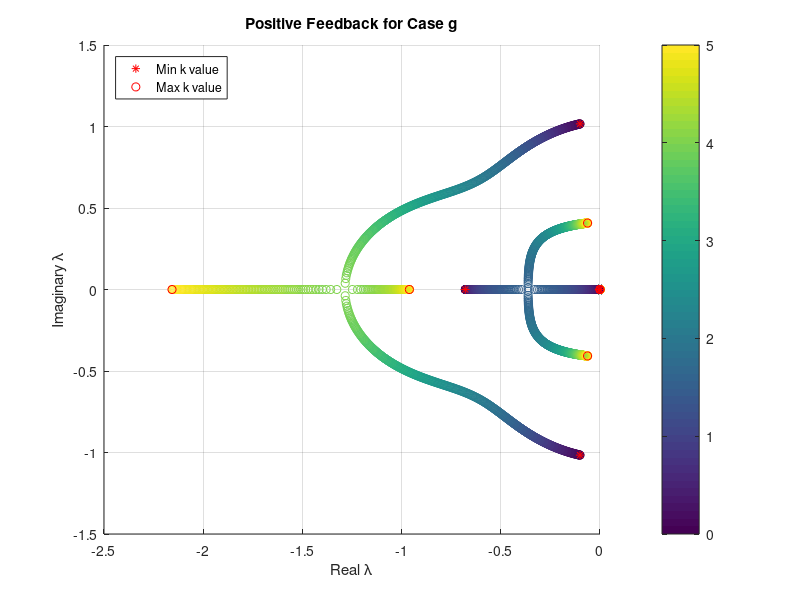

Reproduce this figure in MATLAB. (Note: this script raises an error after producing the figure.)
%% ASEN 3128 - Assignment 12 - Main
% Lateral Dimensional Derivatives / B747-100 dynamics
%
%   Author: Margaux McFarland
%   Collaborators: 
%   Date: 12/11/19

clc;
clear;
close all;

%B-747 givens (Case II)
W = 2831737.87; %N, weight
g = 9.81; %N, gravity
m = W/g; %kg, mass
rho = 0.6530; %air density, kg/m^3
u0 = 157.886; %V=u in stability frame, airspeed, m/s
S = 510; %planform area, m^2
b = 59.6433; %span, m
theta0 = 0; %radians
zeta = deg2rad(-6.8); %radians
%moment of inertias
Ix = 2.4676e7; %kg*m^2
Iy = 4.4878e7;
Iz = 6.7384e7;
Izx = 1.3151e6;

%coefficients from table 6.7
Cyb = -0.8771;
Cyp = 0;
Cyr = 0;
Clb = -0.2797;
Clp = -0.3295;
Clr = 0.304;
Cnb = 0.1946;
Cnp = -0.04073;
Cnr = -0.2737;

%dimensionalize stability derivates using table 4.5
Yv = (1/2)*rho*u0*S*Cyb;
Yp = (1/4)*rho*u0*b*S*Cyp;
Yr = (1/4)*rho*u0*b*S*Cyr;

Lv = (1/2)*rho*u0*S*b*Clb;
Lp = (1/4)*rho*u0*b^2*S*Clp;
Lr = (1/4)*rho*u0*b^2*S*Clr;

Nv = (1/2)*rho*u0*S*b*Cnb;
Np = (1/4)*rho*u0*b^2*S*Cnp;
Nr = (1/4)*rho*u0*b^2*S*Cnr;

mat = [Yv Lv Nv; Yp Lp Np; Yr Lr Nr];
%% Problem 2
%convert to stability frame
Yv_s = Yv;
Yp_s = Yp*cos(zeta);
Yr_s = Yr*cos(zeta) + Yp*sin(zeta);

Lv_s = Lv*cos(zeta) - Nv*sin(zeta);
Lp_s = Lp*cos(zeta)^2 - (Lr + Np)*sin(zeta)*cos(zeta) + Nr*sin(zeta)^2;
Lr_s = Lr*cos(zeta)^2 - (Nr - Lp)*sin(zeta)*cos(zeta) - Np*sin(zeta)^2;

Nv_s = Nv*cos(zeta) + Lv*sin(zeta);
Np_s = Np*cos(zeta)^2 - (Nr - Lp)*sin(zeta)*cos(zeta) - Lr*sin(zeta)^2;
Nr_s = Nr*cos(zeta)^2 + (Lr + Np)*sin(zeta)*cos(zeta) + Lp*sin(zeta)^2;

mat2 = [Yv_s Lv_s Nv_s; Yp_s Lp_s Np_s; Yr_s Lr_s Nr_s];

Ix_s = Ix*cos(zeta)^2 + Iz*sin(zeta)^2 + Izx*sin(2*zeta);
Iz_s = Ix*sin(zeta)^2 + Iz*cos(zeta)^2 - Izx*sin(2*zeta);
Izx_s = -((1/2)*(Ix - Iz)*sin(2*zeta) + Izx*(sin(zeta)^2 - cos(zeta)^2));


%prime coefficients
Ix_prime = (Ix_s*Iz_s - Izx_s^2)/Iz_s;
Iz_prime = (Ix_s*Iz_s - Izx_s^2)/Ix_s;
Izx_prime = Izx_s/(Ix_s*Iz_s - Izx_s^2);

%calculate A matrix
A11 = Yv_s/m;
A12 = Yp_s/m;
A13 = (Yr_s/m)-u0;
A14 = g*cos(theta0);
A21 = (Lv_s/Ix_prime)+(Izx_prime*Nv_s);
A22 = (Lp_s/Ix_prime) + (Izx_prime*Np_s);
A23 = (Lr_s/Ix_prime) + (Izx_prime*Nr_s);
A24 = 0;
A31 = (Lv_s*Izx_prime) + (Nv_s/Iz_prime);
A32 = (Lp_s*Izx_prime) + (Np_s/Iz_prime);
A33 = (Lr_s*Izx_prime) + (Nr_s/Iz_prime);
A34 = 0;
A41 = 0;
A42 = 1;
A43 = tan(theta0);
A44 = 0;

%A matrix
A = [A11 A12 A13 A14;...
    A21 A22 A23 A24;...
    A31 A32 A33 A34;...
    A41 A42 A43 A44];

%non-dimennsional control derivatives (table 7.3)
Cy_dela = 0;
Cy_delr = 0.1146;
Cl_dela = -1.368e-2;
Cl_delr = 6.976e-3;
Cn_dela = -1.973e-4;
Cn_delr = -0.1257;

%dimensionalize the control derivatives
Y_dela = Cy_dela*(1/2)*rho*u0^2*S;
Y_delr = Cy_delr*(1/2)*rho*u0^2*S;
L_dela = Cl_dela*(1/2)*rho*u0^2*S*b;
L_delr = Cl_delr*(1/2)*rho*u0^2*S*b;
N_dela = Cn_dela*(1/2)*rho*u0^2*S*b;
N_delr = Cn_delr*(1/2)*rho*u0^2*S*b;

mat3 = [ Y_dela L_dela N_dela; Y_delr L_delr N_delr];

%B matrix 
B11 = Y_dela/m;
B12 = Y_delr/m;
B21 = L_dela/Ix_prime + (Izx_prime*N_dela);
B22 = (L_delr/Ix_prime) + (Izx_prime*N_delr);
B31 = Izx_prime*L_dela + (N_dela/Iz_prime);
B32 = (Izx_prime*L_delr) + (N_delr/Iz_prime);
B41 = 0;
B42 = 0;

B = [B11 B12; B21 B22; B31 B32; B41 B42];

%augemented matrix
A_lat_aug = [A [0 0; 0 0; 0 0; 0 0]; [0 0 sec(theta0) 0 0 0; 1 0 0 0 u0*cos(theta0) 0]];
B_lat_aug = [B; 0 0; 0 0]; 

%pick case g from Assignment 12
 
% Part G
k = 0:0.01:5;


for i = 1:length(k)
    
k_mat = [0 0 0 0 0 0;
    0 0 k(i) 0 0 0];
A_CL = (A_lat_aug-(B_lat_aug*k_mat));

[evecs_aug1, evals_aug1] = eig(A_CL);
eigens_aug7a(i,:) = diag(evals_aug1)';

end

for i = 1:length(k)
    
k_mat = [0 0 0 0 0 0;
    0 0 k(i) 0 0 0];
A_CL = (A_lat_aug+(B_lat_aug*k_mat));

[evecs_aug, evals_aug] = eig(A_CL);
eigens_aug7b(i,:) = diag(evals_aug)';

end

%also pick case a
k2 = 0:-0.01:-10; %positive feedback

for i = 1:length(k2)
    
k_mat = [0 0 0 k2(i) 0 0;
    0 0 0 0 0 0];
A_CL = (A_lat_aug-(B_lat_aug*k_mat));

[evecs_aug, evals_aug] = eig(A_CL);
eigens_aug1b(i,:) = diag(evals_aug)';

end
%% plot case g region - dutch roll mode control and rudder feedback
figure(1)
%subplot(1, 2, 1)
for i = 1:6
scatter(real(eigens_aug7b(:,i)),imag(eigens_aug7b(:,i)),[],k)
hold on
end
a = plot(real(eigens_aug7b(1,:)),imag(eigens_aug7b(1,:)),'r*');
hold on
b = plot(real(eigens_aug7b(end,:)),imag(eigens_aug7b(end,:)),'ro');

legend([a,b],'Min k value','Max k value','Location','NorthWest')
title('Positive Feedback for Case g')
xlabel('Real \lambda')
ylabel('Imaginary \lambda')
grid on
c = colorbar;
c.Label.String = 'k Values';
    
    
    %display boundaries on case g to display where correct eigenvalues can
    %be found
    xlim([-2.5 0]);
    ylim([-5 5]);
    xline(-0.025,'--r','DisplayName','Dutch Roll Mode Boundary'); % max dutch roll mode based on time constant
    hold on
    
    %calculate eigenvalues for dutch roll mode
    tau_max = 40; %second, max time constant for dutch roll mode
    wn = 1/(tau_max*zeta); %rad/s
    zeta = 0.35; %min damping ratio
    eig_dutch_1 = -wn*zeta + sqrt((wn*zeta)^2 - wn^2);
    eig_dutch_2 = -wn*zeta - sqrt((wn*zeta)^2 - wn^2);
    
    yline(imag(eig_dutch_1),'--r','HandleVisibility','off');
    hold on
    yline(imag(eig_dutch_2),'--r','HandleVisibility','off');
    hold on
    
line([0 -10*cosd(69.5)],[0 10*sind(69.5)],'Color','red','LineStyle','--','HandleVisibility','off');
hold on
line([0 -10*cosd(69.5)],[0 -10*sind(69.5)],'Color','red','LineStyle','--','HandleVisibility','off');
hold on
%percent overshoots
po = 5:5:30;
%loop through potential overshoots 
for i = 1:length(po)
    %calculate corresponding damping ratio
    damp_overshoot = sqrt((log(po(i)/100).^2)/(pi^2 + (log(po(i)/100)).^2));
    %calculate beta
    beta = acos(damp_overshoot);
    %plot line
    line([0 -10*cos(beta)],[0 10*sin(beta)],'Color','yellow','LineStyle','--','DisplayName',"Overshoot Bound " + i);
    hold on
    line([0 -10*cos(beta)],[0 -10*sin(beta)],'Color','yellow','LineStyle','--','HandleVisibility','off');
    hold on
end

%% Plot for Case a - sprial/roll mode control - aileron feedback
figure(2)
for i = 1:6
scatter(real(eigens_aug1b(:,i)),imag(eigens_aug1b(:,i)),[],k2)
hold on
end
a = plot(real(eigens_aug1b(1,:)),imag(eigens_aug1b(1,:)),'r*');
hold on
b = plot(real(eigens_aug1b(end,:)),imag(eigens_aug1b(end,:)),'ro');

legend([a,b],'Min k value','Max k value','Location','NorthWest')
title('Positive Feedback for Case a')
xlabel('Real \lambda')
ylabel('Imaginary \lambda')
grid on
c = colorbar;
c.Label.String = 'k Values';
    hold on
   xlim([-0.5 0]);
    hold on
    xline(-0.04,'--r','DisplayName','Spiral Mode Boundary'); % max spiral mode based on time constant
hold on
%loop through potential overshoots 
for i = 1:length(po)
    %calculate corresponding damping ratio
    damp_overshoot = sqrt((log(po(i)/100).^2)/(pi^2 + (log(po(i)/100)).^2));
    %calculate beta
    beta = acos(damp_overshoot);
    %plot line
    line([0 -10*cos(beta)],[0 10*sin(beta)],'Color','yellow','LineStyle','--','DisplayName',"Overshoot Bound " + i);
    hold on
    line([0 -10*cos(beta)],[0 -10*sin(beta)],'Color','yellow','LineStyle','--','HandleVisibility','off');
    hold on
end
hold on

%% find the K values that correspond to this region
%find index for min eigenvalue in region (most negative)
[row_min, col_min] = find(real(eigens_aug7b) >= -0.025, 1, 'last');
%find index for max eigenvalue in region (least negative and real)
[row_max, col_max] = find(real(eigens_aug7b) == min(real(eigens_aug7b)) .* imag(eigens_aug7b) == 0, 1);

%possible gain values
K_possible = k(row_max:row_min)

%% ode call

%max control deflections
dela_max = deg2rad(10); %radians, aileron deflection
delr_max = deg2rad(10); %radians, rudder deflection

%gains
K1 = -0.04; %gain on aileron
K2 = -1.1; %gain on rudder
k_mat = [0 0 0 K1 0 0;
    0 0 K2 0 0 0];

%label and title strings for each state
ylabel_str = ["v (m/s)","roll rate (rad/s)", "yaw rate (rad/s)","bank (rad)", "aximuth (rad)", "side force (N)"];

title_str = ["v vs t","p vs t","r vs t","bank vs t", "azimuth vs t", "side force vs time"];


%state_vec = [v; p; r; phi; psi; y];
    initials = [10; -0.14;0.05;0;0;0];
    t_span = [0 100]; %seconds
    [t, state_vec] = ode45(@(t,state_vec) g_fun(t,state_vec, A_lat_aug,B_lat_aug,k_mat),t_span,initials);
    %plot
    figure(3)
    
    sgtitle("B747-100: Closed Loop Response");

    for j = 1:6 %loop through number of lateral states and plot each
        subplot(2, 3, j);
        plot(t, state_vec(:,j));
        xlabel('Time (s)');
        ylabel(ylabel_str(:,j));
        title(title_str(:,j));
        grid on
        hold all;
    end

%plot rudder deflection
figure(4)
subplot(1,2,1);
plot(t, K1.*state_vec(:,4),'HandleVisibility','off');
hold on
yline(dela_max);
title('Aileron Response');
legend('Max Aileron Response Deflection');
ylabel('Aileron Response, radians');
xlabel('Time, seconds');
ylim([0 0.2]);
grid on
subplot(1,2,2);
plot(t, K2.*state_vec(:,3),'HandleVisibility','off');
hold on
yline(delr_max);
title('Rudder Response');
legend('Max Rudder Response Deflection');
ylabel('Rudder Response, radians');
xlabel('Time, seconds');
grid on
ylim([0 0.2]);

%% compare with open loop

%state_vec = [v; p; r; phi; psi; y];
    initials = [10; -0.14;0.05;0;0;0];
    t_span = [0 100]; %seconds
    [t, state_vec] = ode45(@(t,state_vec) g_fun2(t,state_vec, A_lat_aug),t_span,initials);
    %plot
    figure(5)
    
    sgtitle("B747-100: Open Loop Response");

    for j = 1:6 %loop through number of lateral states and plot each
        subplot(2, 3, j);
        plot(t, state_vec(:,j));
        xlabel('Time (s)');
        ylabel(ylabel_str(:,j));
        title(title_str(:,j));
        grid on
        hold all;
    end
 %% Functions Called
% The following functions were built and called as apart of this
% assignment.
%
% <include>g_fun.m</include>
%
%
% <include>g_fun2.m</include>
%
